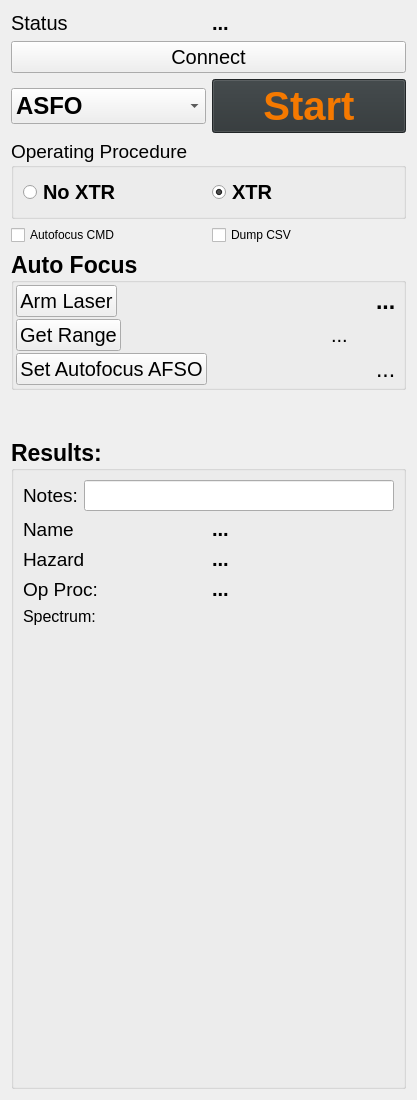
<?xml version="1.0" encoding="UTF-8"?>
<ui version="4.0">
 <class>MiraDs</class>
 <widget class="QWidget" name="MiraDs">
  <property name="geometry">
   <rect>
    <x>0</x>
    <y>0</y>
    <width>417</width>
    <height>1100</height>
   </rect>
  </property>
  <property name="maximumSize">
   <size>
    <width>16666</width>
    <height>16666</height>
   </size>
  </property>
  <property name="windowTitle">
   <string>MiraDs</string>
  </property>
  <layout class="QGridLayout" name="gridLayout_6">
   <item row="0" column="0">
    <layout class="QHBoxLayout" name="horizontalLayout_4">
     <item>
      <widget class="QLabel" name="label">
       <property name="font">
        <font>
         <pointsize>15</pointsize>
        </font>
       </property>
       <property name="text">
        <string>Status</string>
       </property>
      </widget>
     </item>
     <item>
      <widget class="QLabel" name="label_status">
       <property name="font">
        <font>
         <pointsize>15</pointsize>
         <weight>75</weight>
         <bold>true</bold>
        </font>
       </property>
       <property name="text">
        <string>...</string>
       </property>
      </widget>
     </item>
    </layout>
   </item>
   <item row="3" column="0">
    <layout class="QGridLayout" name="gridLayout_5">
     <item row="1" column="0">
      <widget class="QGroupBox" name="groupBox_2">
       <property name="font">
        <font>
         <pointsize>14</pointsize>
        </font>
       </property>
       <property name="title">
        <string>Operating Procedure</string>
       </property>
       <layout class="QGridLayout" name="gridLayout_4">
        <item row="0" column="0">
         <widget class="QRadioButton" name="radioButton_default">
          <property name="font">
           <font>
            <pointsize>15</pointsize>
            <weight>75</weight>
            <bold>true</bold>
           </font>
          </property>
          <property name="text">
           <string>No XTR</string>
          </property>
         </widget>
        </item>
        <item row="0" column="1">
         <widget class="QRadioButton" name="radioButton_xtr">
          <property name="font">
           <font>
            <pointsize>15</pointsize>
            <weight>75</weight>
            <bold>true</bold>
           </font>
          </property>
          <property name="text">
           <string>XTR</string>
          </property>
          <property name="checked">
           <bool>true</bool>
          </property>
         </widget>
        </item>
       </layout>
      </widget>
     </item>
    </layout>
   </item>
   <item row="1" column="0">
    <widget class="QPushButton" name="pushButton_connect">
     <property name="font">
      <font>
       <pointsize>15</pointsize>
      </font>
     </property>
     <property name="text">
      <string>Connect</string>
     </property>
    </widget>
   </item>
   <item row="4" column="0">
    <layout class="QGridLayout" name="gridLayout">
     <item row="0" column="0">
      <widget class="QCheckBox" name="checkBox_autofocus">
       <property name="text">
        <string>Autofocus CMD</string>
       </property>
      </widget>
     </item>
     <item row="0" column="1">
      <widget class="QCheckBox" name="checkBox_dumpCSV">
       <property name="text">
        <string>Dump CSV</string>
       </property>
      </widget>
     </item>
    </layout>
   </item>
   <item row="7" column="0">
    <widget class="QGroupBox" name="groupBox_result">
     <property name="font">
      <font>
       <pointsize>17</pointsize>
       <weight>75</weight>
       <bold>true</bold>
      </font>
     </property>
     <property name="title">
      <string>Results:</string>
     </property>
     <layout class="QGridLayout" name="gridLayout_2">
      <item row="0" column="0">
       <layout class="QHBoxLayout" name="horizontalLayout_9">
        <item>
         <widget class="QLabel" name="label_5">
          <property name="font">
           <font>
            <pointsize>14</pointsize>
            <weight>50</weight>
            <bold>false</bold>
           </font>
          </property>
          <property name="text">
           <string>Notes:</string>
          </property>
         </widget>
        </item>
        <item>
         <widget class="QLineEdit" name="lineEdit_filename">
          <property name="font">
           <font>
            <pointsize>14</pointsize>
           </font>
          </property>
         </widget>
        </item>
       </layout>
      </item>
      <item row="1" column="0">
       <layout class="QHBoxLayout" name="horizontalLayout_5">
        <item>
         <widget class="QLabel" name="label_2">
          <property name="font">
           <font>
            <pointsize>14</pointsize>
            <weight>50</weight>
            <bold>false</bold>
           </font>
          </property>
          <property name="text">
           <string>Name</string>
          </property>
         </widget>
        </item>
        <item>
         <widget class="QLabel" name="label_result_name">
          <property name="font">
           <font>
            <pointsize>15</pointsize>
           </font>
          </property>
          <property name="text">
           <string>...</string>
          </property>
         </widget>
        </item>
       </layout>
      </item>
      <item row="2" column="0">
       <layout class="QHBoxLayout" name="horizontalLayout_6">
        <item>
         <widget class="QLabel" name="label_3">
          <property name="font">
           <font>
            <pointsize>14</pointsize>
            <weight>50</weight>
            <bold>false</bold>
           </font>
          </property>
          <property name="text">
           <string>Hazard</string>
          </property>
         </widget>
        </item>
        <item>
         <widget class="QLabel" name="label_result_hazard">
          <property name="font">
           <font>
            <pointsize>15</pointsize>
           </font>
          </property>
          <property name="text">
           <string>...</string>
          </property>
         </widget>
        </item>
       </layout>
      </item>
      <item row="3" column="0">
       <layout class="QHBoxLayout" name="horizontalLayout_7">
        <item>
         <widget class="QLabel" name="label_4">
          <property name="font">
           <font>
            <pointsize>14</pointsize>
            <weight>50</weight>
            <bold>false</bold>
           </font>
          </property>
          <property name="text">
           <string>Op Proc:</string>
          </property>
         </widget>
        </item>
        <item>
         <widget class="QLabel" name="label_result_operating_procedure">
          <property name="font">
           <font>
            <pointsize>15</pointsize>
           </font>
          </property>
          <property name="text">
           <string>...</string>
          </property>
         </widget>
        </item>
       </layout>
      </item>
      <item row="4" column="0">
       <widget class="QFrame" name="frame_spectrum">
        <property name="minimumSize">
         <size>
          <width>370</width>
          <height>470</height>
         </size>
        </property>
        <property name="maximumSize">
         <size>
          <width>370</width>
          <height>470</height>
         </size>
        </property>
        <layout class="QGridLayout" name="gridLayout_8">
         <property name="leftMargin">
          <number>0</number>
         </property>
         <property name="topMargin">
          <number>0</number>
         </property>
         <property name="rightMargin">
          <number>0</number>
         </property>
         <property name="bottomMargin">
          <number>0</number>
         </property>
         <property name="spacing">
          <number>0</number>
         </property>
         <item row="0" column="0">
          <layout class="QGridLayout" name="gridLayout_9">
           <item row="0" column="0">
            <widget class="QLabel" name="label_6">
             <property name="font">
              <font>
               <pointsize>12</pointsize>
               <weight>50</weight>
               <bold>false</bold>
              </font>
             </property>
             <property name="text">
              <string>Spectrum:</string>
             </property>
            </widget>
           </item>
           <item row="1" column="0">
            <spacer name="verticalSpacer">
             <property name="orientation">
              <enum>Qt::Vertical</enum>
             </property>
             <property name="sizeHint" stdset="0">
              <size>
               <width>20</width>
               <height>40</height>
              </size>
             </property>
            </spacer>
           </item>
           <item row="2" column="0">
            <layout class="QGridLayout" name="gridLayout_spectrum"/>
           </item>
          </layout>
         </item>
        </layout>
       </widget>
      </item>
     </layout>
    </widget>
   </item>
   <item row="2" column="0">
    <layout class="QHBoxLayout" name="horizontalLayout_8">
     <item>
      <widget class="QComboBox" name="comboBox_start">
       <property name="font">
        <font>
         <pointsize>18</pointsize>
         <weight>75</weight>
         <bold>true</bold>
        </font>
       </property>
       <property name="layoutDirection">
        <enum>Qt::LeftToRight</enum>
       </property>
       <property name="autoFillBackground">
        <bool>false</bool>
       </property>
       <property name="sizeAdjustPolicy">
        <enum>QComboBox::AdjustToMinimumContentsLength</enum>
       </property>
       <item>
        <property name="text">
         <string>ASFO</string>
        </property>
       </item>
       <item>
        <property name="text">
         <string>ASFO - Glimpse</string>
        </property>
       </item>
       <item>
        <property name="text">
         <string>Acquire</string>
        </property>
       </item>
      </widget>
     </item>
     <item>
      <widget class="QPushButton" name="pushButton_start">
       <property name="font">
        <font>
         <pointsize>30</pointsize>
         <weight>75</weight>
         <bold>true</bold>
        </font>
       </property>
       <property name="styleSheet">
        <string notr="true">background-color: rgb(46, 52, 54);
color: rgb(245, 121, 0);</string>
       </property>
       <property name="text">
        <string>Start</string>
       </property>
      </widget>
     </item>
    </layout>
   </item>
   <item row="5" column="0">
    <widget class="QGroupBox" name="groupBox_autofocus">
     <property name="font">
      <font>
       <pointsize>17</pointsize>
       <weight>75</weight>
       <bold>true</bold>
      </font>
     </property>
     <property name="title">
      <string>Auto Focus</string>
     </property>
     <layout class="QGridLayout" name="gridLayout_3">
      <property name="leftMargin">
       <number>2</number>
      </property>
      <property name="topMargin">
       <number>2</number>
      </property>
      <property name="rightMargin">
       <number>2</number>
      </property>
      <property name="bottomMargin">
       <number>2</number>
      </property>
      <property name="spacing">
       <number>2</number>
      </property>
      <item row="0" column="0">
       <layout class="QHBoxLayout" name="horizontalLayout_2">
        <item>
         <widget class="QPushButton" name="pushButton_armLaser">
          <property name="font">
           <font>
            <pointsize>15</pointsize>
            <weight>50</weight>
            <bold>false</bold>
           </font>
          </property>
          <property name="text">
           <string>Arm Laser</string>
          </property>
         </widget>
        </item>
        <item>
         <spacer name="horizontalSpacer_2">
          <property name="orientation">
           <enum>Qt::Horizontal</enum>
          </property>
          <property name="sizeHint" stdset="0">
           <size>
            <width>40</width>
            <height>20</height>
           </size>
          </property>
         </spacer>
        </item>
        <item>
         <widget class="QLabel" name="label_armLaser">
          <property name="minimumSize">
           <size>
            <width>25</width>
            <height>25</height>
           </size>
          </property>
          <property name="maximumSize">
           <size>
            <width>25</width>
            <height>25</height>
           </size>
          </property>
          <property name="text">
           <string>...</string>
          </property>
          <property name="scaledContents">
           <bool>true</bool>
          </property>
         </widget>
        </item>
       </layout>
      </item>
      <item row="1" column="0">
       <layout class="QHBoxLayout" name="horizontalLayout">
        <property name="spacing">
         <number>0</number>
        </property>
        <item>
         <widget class="QPushButton" name="pushButton_getRange">
          <property name="font">
           <font>
            <pointsize>15</pointsize>
            <weight>50</weight>
            <bold>false</bold>
           </font>
          </property>
          <property name="text">
           <string>Get Range</string>
          </property>
         </widget>
        </item>
        <item>
         <spacer name="horizontalSpacer">
          <property name="orientation">
           <enum>Qt::Horizontal</enum>
          </property>
          <property name="sizeHint" stdset="0">
           <size>
            <width>40</width>
            <height>20</height>
           </size>
          </property>
         </spacer>
        </item>
        <item>
         <widget class="QLabel" name="label_getRange">
          <property name="minimumSize">
           <size>
            <width>70</width>
            <height>25</height>
           </size>
          </property>
          <property name="maximumSize">
           <size>
            <width>70</width>
            <height>25</height>
           </size>
          </property>
          <property name="font">
           <font>
            <pointsize>15</pointsize>
            <weight>50</weight>
            <bold>false</bold>
           </font>
          </property>
          <property name="text">
           <string>...</string>
          </property>
          <property name="scaledContents">
           <bool>true</bool>
          </property>
         </widget>
        </item>
       </layout>
      </item>
      <item row="2" column="0">
       <layout class="QHBoxLayout" name="horizontalLayout_3">
        <item>
         <widget class="QPushButton" name="pushButton_autofocus">
          <property name="font">
           <font>
            <pointsize>15</pointsize>
            <weight>50</weight>
            <bold>false</bold>
           </font>
          </property>
          <property name="text">
           <string>Set Autofocus AFSO</string>
          </property>
         </widget>
        </item>
        <item>
         <spacer name="horizontalSpacer_3">
          <property name="orientation">
           <enum>Qt::Horizontal</enum>
          </property>
          <property name="sizeHint" stdset="0">
           <size>
            <width>40</width>
            <height>20</height>
           </size>
          </property>
         </spacer>
        </item>
        <item>
         <widget class="QLabel" name="label_autofocus">
          <property name="minimumSize">
           <size>
            <width>25</width>
            <height>25</height>
           </size>
          </property>
          <property name="maximumSize">
           <size>
            <width>25</width>
            <height>25</height>
           </size>
          </property>
          <property name="font">
           <font>
            <pointsize>17</pointsize>
            <weight>50</weight>
            <bold>false</bold>
           </font>
          </property>
          <property name="text">
           <string>...</string>
          </property>
          <property name="scaledContents">
           <bool>true</bool>
          </property>
         </widget>
        </item>
       </layout>
      </item>
     </layout>
    </widget>
   </item>
   <item row="6" column="0">
    <spacer name="verticalSpacer_2">
     <property name="orientation">
      <enum>Qt::Vertical</enum>
     </property>
     <property name="sizeHint" stdset="0">
      <size>
       <width>20</width>
       <height>40</height>
      </size>
     </property>
    </spacer>
   </item>
  </layout>
 </widget>
 <resources/>
 <connections/>
</ui>
